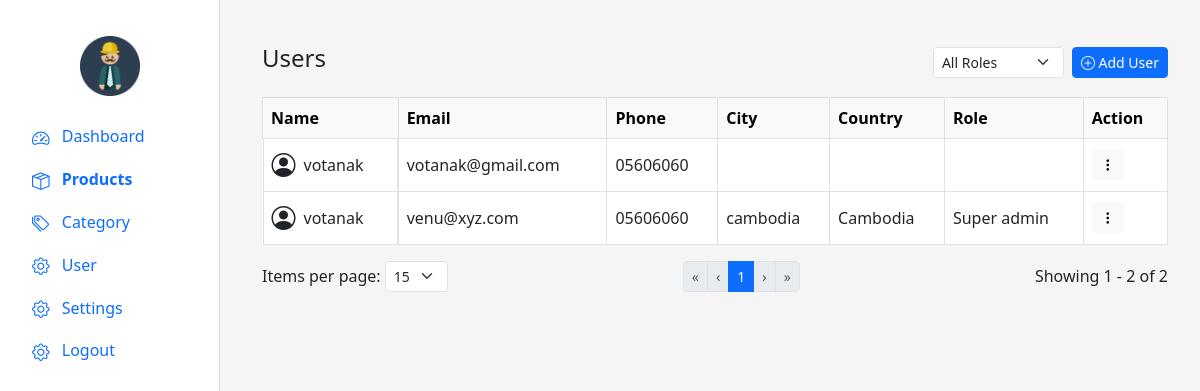
Screenshot of /users.php (signed in) with the database file from the repository.
### tables this page shows
CREATE TABLE `users` (
  `id` int(10) NOT NULL,
  `fullname` varchar(100) NOT NULL,
  `phone` varchar(20) NOT NULL,
  `email` varchar(100) NOT NULL,
  `password` varchar(255) NOT NULL,
  `address` varchar(255) NOT NULL,
  `city` varchar(100) NOT NULL,
  `country` varchar(100) NOT NULL,
  `avatar` varchar(255) NOT NULL,
  `role` varchar(50) NOT NULL,
  `description` text NOT NULL
);

### users.php (the view, shortened to what this page needs)
<?php
include 'db.php';
$filterRole = $_GET['role'] ?? '';
$itemsPerPage = isset($_GET['itemsPerPage']) ? intval($_GET['itemsPerPage']) : 15;
$page = isset($_GET['page']) ? max(1, intval($_GET['page'])) : 1;
$offset = ($page - 1) * $itemsPerPage;
$sql = "SELECT * FROM users";
$params = [];
$types = "";
$sql .= " ORDER BY fullname ASC LIMIT ?, ?";
$params[] = $offset;
$params[] = $itemsPerPage;
$types .= "ii";
$stmt = $conn->prepare($sql);
$stmt->bind_param($types, ...$params);
$stmt->execute();
$result = $stmt->get_result();
$countSql = "SELECT COUNT(*) as total FROM users" . ($filterRole ? " WHERE role = ?" : "");
$countStmt = $conn->prepare($countSql);
$countStmt->execute();
$totalUsers = $countStmt->get_result()->fetch_assoc()['total'];
$totalPages = ceil($totalUsers / $itemsPerPage);
?>
<!DOCTYPE html>
<html lang="en">
<head>
  <link href="https://cdn.jsdelivr.net/npm/bootstrap@5.3.0/dist/css/bootstrap.min.css" rel="stylesheet" />
  <link href="https://cdn.jsdelivr.net/npm/bootstrap-icons@1.10.5/font/bootstrap-icons.css" rel="stylesheet" />
</head>
<body>
<div class="sidebar p-3">
  <img src="profile.png" class="logo" alt="Logo" />
  <ul class="nav flex-column">
    <li class="nav-item">
      <a href="#" class="nav-link"><i class="bi bi-speedometer2"></i> Dashboard</a>
    </li>
    <li class="nav-item">
      <a href="dashboard.php" class="nav-link fw-bold"><i class="bi bi-box-seam"></i> Products</a>
    </li>
    <li class="nav-item">
      <a href="add_category.php" class="nav-link"><i class="bi bi-tags"></i> Category</a>
    </li>
    <li class="nav-item">
      <a href="users.php" class="nav-link"><i class="bi bi-gear"></i> User</a>
    </li>
    <li class="nav-item">
      <a href="#" class="nav-link"><i class="bi bi-gear"></i> Settings</a>
    </li>
    <li class="nav-item">
      <a href="index.html" class="nav-link"><i class="bi bi-gear"></i> Logout</a>
    </li>
  </ul>
</div>
<div class="main">
<div class="container my-4">
  <div class="d-flex justify-content-between mb-3 align-items-center flex-wrap gap-2">
    <h4>Users</h4>
    <div class="d-flex gap-2 align-items-center">
      <form method="GET" class="d-flex align-items-center gap-2">
        <select name="role" class="form-select form-select-sm" onchange="this.form.submit()">
          <option value="">All Roles</option>
        </select>
      </form>
      <a href="add_user.php" class="btn btn-primary btn-sm"><i class="bi bi-plus-circle"></i> Add User</a>
    </div>
  </div>
  <table class="table table-bordered bg-white align-middle">
    <thead class="table-light">
      <tr>
        <th>Name</th>
        <th>Email</th>
        <th>Phone</th>
        <th>City</th>
        <th>Country</th>
        <th>Role</th>
        <th>Action</th>
      </tr>
    </thead>
    <tbody>
      <?php if ($result->num_rows === 0): ?>
        <tr><td colspan="7" class="text-center">No users found</td></tr>
      <?php else: ?>
        <?php while ($user = $result->fetch_assoc()): ?>
          <tr>
            <td class="d-flex align-items-center">
              <?php if (!empty($user['avatar']) && file_exists(__DIR__ . '/uploads/' . $user['avatar'])): ?>
                <img src="uploads/<?= htmlspecialchars($user['avatar']) ?>" class="rounded-circle me-2" style="width: 32px; height: 32px; object-fit: cover;">
              <?php else: ?>
                <i class="bi bi-person-circle fs-4 me-2"></i>
              <?php endif; ?>
              <?= htmlspecialchars($user['fullname']) ?>
            </td>
            <td><?= htmlspecialchars($user['email']) ?></td>
            <td><?= htmlspecialchars($user['phone']) ?></td>
            <td><?= htmlspecialchars($user['city']) ?></td>
            <td><?= htmlspecialchars($user['country']) ?></td>
            <td><?= htmlspecialchars($user['role']) ?></td>
            <td>
              <div class="dropdown">
                <button class="btn btn-sm btn-light" data-bs-toggle="dropdown">
                  <i class="bi bi-three-dots-vertical"></i>
                </button>
              </div>
            </td>
          </tr>
        <?php endwhile; ?>
      <?php endif; ?>
    </tbody>
  </table>
  <div class="d-flex justify-content-between align-items-center mt-3">
    <div>
      <label>Items per page:
        <select class="form-select form-select-sm d-inline-block w-auto" onchange="location.href='?role=<?= urlencode($filterRole) ?>&itemsPerPage='+this.value">
          <?php foreach ([5, 10, 15, 25, 50] as $count): ?>
            <option value="<?= $count ?>" <?= $itemsPerPage == $count ? 'selected' : '' ?>><?= $count ?></option>
          <?php endforeach; ?>
        </select>
      </label>
    </div>
    <nav>
      <ul class="pagination pagination-sm mb-0">
        <li class="page-item <?= $page <= 1 ? 'disabled' : '' ?>">
          <a class="page-link" href="?role=<?= urlencode($filterRole) ?>&itemsPerPage=<?= $itemsPerPage ?>&page=1">&laquo;</a>
        </li>
        <li class="page-item <?= $page <= 1 ? 'disabled' : '' ?>">
          <a class="page-link" href="?role=<?= urlencode($filterRole) ?>&itemsPerPage=<?= $itemsPerPage ?>&page=<?= $page - 1 ?>">&lsaquo;</a>
        </li>
        <li class="page-item active"><a class="page-link" href="#"><?= $page ?></a></li>
        <li class="page-item <?= $page >= $totalPages ? 'disabled' : '' ?>">
          <a class="page-link" href="?role=<?= urlencode($filterRole) ?>&itemsPerPage=<?= $itemsPerPage ?>&page=<?= $page + 1 ?>">&rsaquo;</a>
        </li>
        <li class="page-item <?= $page >= $totalPages ? 'disabled' : '' ?>">
          <a class="page-link" href="?role=<?= urlencode($filterRole) ?>&itemsPerPage=<?= $itemsPerPage ?>&page=<?= $totalPages ?>">&raquo;</a>
        </li>
      </ul>
    </nav>
    <div>
      Showing <?= $offset + 1 ?> - <?= min($offset + $itemsPerPage, $totalUsers) ?> of <?= $totalUsers ?>
    </div>
  </div>
</div>
</div>
</body>
</html>

### users.php (style rules this page uses)
body { background: #f5f5f5; }
.sidebar { width: 220px; height: 100vh; position: fixed; background: white; border-right: 1px solid #ddd; }
.main { margin-left: 230px; padding: 20px; }
.logo { height: 60px; margin: 20px auto; display: block; }
.nav-link .bi { margin-right: 8px; font-size: 1.1rem; vertical-align: middle; }

### rows the page displays
users: fullname "votanak", email "votanak@gmail.com", phone "05606060"
users: fullname "votanak", email "venu@xyz.com", phone "05606060", city "cambodia", country "Cambodia", role "Super admin"

### other values shown
$page "1"
$offset + 1 "1"
min($offset + $itemsPerPage, $totalUsers) "2"
$totalUsers "2"
form field value "15"
